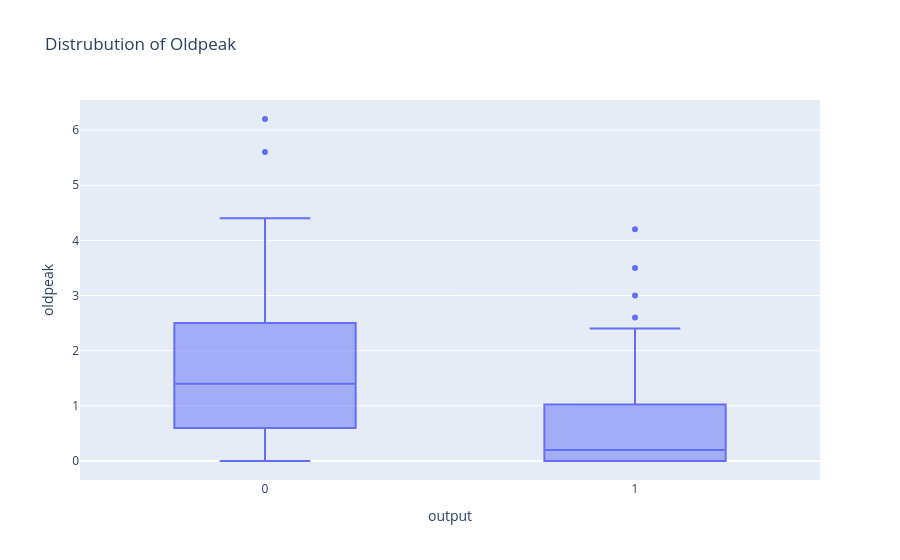

Notebook code for this chart:
### Code cell
fig = px.box(df,y="oldpeak",x="output",title=f"Distrubution of Oldpeak")
fig.show()

### Figure 1 — Plotly figure (JSON) as saved in the notebook; plotly's stock layout.template omitted (floating-point values rounded to 4 significant figures; data arrays with more than 128 entries replaced by an {"elided": "..."} marker saying what was removed)
{"data": [{"alignmentgroup": "True", "hovertemplate": "output=%{x}<br>oldpeak=%{y}<extra></extra>", "legendgroup": "", "marker": {"color": "#636efa"}, "name": "", "notched": false, "offsetgroup": "", "orientation": "v", "showlegend": false, "type": "box", "x": {"elided": "303 int values"}, "x0": " ", "xaxis": "x", "y": {"elided": "303 float values"}, "y0": " ", "yaxis": "y"}], "layout": {"boxmode": "group", "legend": {"tracegroupgap": 0}, "title": {"text": "Distrubution of Oldpeak"}, "xaxis": {"anchor": "y", "domain": [0, 1], "title": {"text": "output"}}, "yaxis": {"anchor": "x", "domain": [0, 1], "title": {"text": "oldpeak"}}}}
